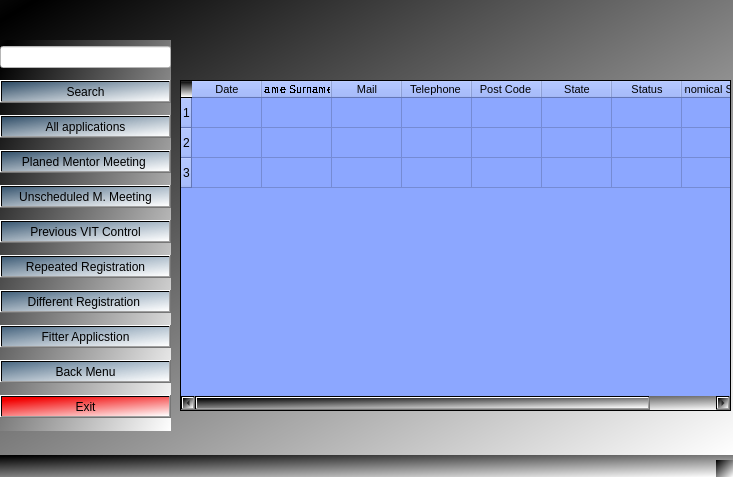
<?xml version="1.0" encoding="UTF-8"?>
<ui version="4.0">
 <class>MainWindow</class>
 <widget class="QMainWindow" name="MainWindow">
  <property name="geometry">
   <rect>
    <x>0</x>
    <y>0</y>
    <width>733</width>
    <height>477</height>
   </rect>
  </property>
  <property name="windowTitle">
   <string>MainWindow</string>
  </property>
  <property name="styleSheet">
   <string notr="true">background-color: qlineargradient(spread:reflect, x1:0.05, y1:0, x2:1, y2:1, stop:0 rgba(0, 0, 0, 255), stop:1 rgba(255, 255, 255, 255));
font: 75 11pt &quot;Arial&quot;;</string>
  </property>
  <widget class="QWidget" name="centralwidget">
   <widget class="QTableWidget" name="tableWidget">
    <property name="geometry">
     <rect>
      <x>180</x>
      <y>80</y>
      <width>551</width>
      <height>331</height>
     </rect>
    </property>
    <property name="styleSheet">
     <string notr="true">background-color: rgb(140, 167, 255);
</string>
    </property>
    <property name="frameShape">
     <enum>QFrame::Box</enum>
    </property>
    <property name="frameShadow">
     <enum>QFrame::Plain</enum>
    </property>
    <property name="showGrid">
     <bool>true</bool>
    </property>
    <property name="rowCount">
     <number>3</number>
    </property>
    <property name="columnCount">
     <number>8</number>
    </property>
    <attribute name="horizontalHeaderCascadingSectionResizes">
     <bool>false</bool>
    </attribute>
    <attribute name="horizontalHeaderDefaultSectionSize">
     <number>70</number>
    </attribute>
    <attribute name="horizontalHeaderStretchLastSection">
     <bool>false</bool>
    </attribute>
    <row/>
    <row/>
    <row/>
    <column>
     <property name="text">
      <string>Date</string>
     </property>
     <property name="font">
      <font>
       <pointsize>8</pointsize>
      </font>
     </property>
    </column>
    <column>
     <property name="text">
      <string>Name Surname </string>
     </property>
     <property name="font">
      <font>
       <family>Segoe UI</family>
       <pointsize>8</pointsize>
       <bold>false</bold>
       <stylestrategy>NoAntialias</stylestrategy>
      </font>
     </property>
    </column>
    <column>
     <property name="text">
      <string>Mail</string>
     </property>
     <property name="font">
      <font>
       <pointsize>8</pointsize>
      </font>
     </property>
    </column>
    <column>
     <property name="text">
      <string>Telephone </string>
     </property>
     <property name="font">
      <font>
       <pointsize>8</pointsize>
      </font>
     </property>
    </column>
    <column>
     <property name="text">
      <string>Post Code </string>
     </property>
     <property name="font">
      <font>
       <pointsize>8</pointsize>
      </font>
     </property>
    </column>
    <column>
     <property name="text">
      <string>State</string>
     </property>
     <property name="font">
      <font>
       <pointsize>8</pointsize>
      </font>
     </property>
    </column>
    <column>
     <property name="text">
      <string>Status</string>
     </property>
     <property name="font">
      <font>
       <pointsize>8</pointsize>
      </font>
     </property>
    </column>
    <column>
     <property name="text">
      <string>Economical Situation</string>
     </property>
     <property name="font">
      <font>
       <pointsize>8</pointsize>
      </font>
     </property>
    </column>
   </widget>
   <widget class="QWidget" name="">
    <property name="geometry">
     <rect>
      <x>0</x>
      <y>40</y>
      <width>171</width>
      <height>391</height>
     </rect>
    </property>
    <layout class="QGridLayout" name="gridLayout">
     <item row="0" column="0">
      <widget class="QLineEdit" name="lineEdit">
       <property name="styleSheet">
        <string notr="true">   
color: rgb(0, 0, 0);
background-color: white;

font: 12pt &quot;Arial&quot;;</string>
       </property>
       <property name="text">
        <string/>
       </property>
      </widget>
     </item>
     <item row="1" column="0">
      <widget class="QPushButton" name="pushButton_12">
       <property name="styleSheet">
        <string notr="true">font: 700 10pt &quot;Tahoma&quot;;
background-color: qlineargradient(spread:pad, x1:0, y1:0, x2:1, y2:1, stop:0 rgba(59, 102, 140, 175), stop:1 rgba(255, 255, 255, 255));</string>
       </property>
       <property name="text">
        <string>Search</string>
       </property>
      </widget>
     </item>
     <item row="2" column="0">
      <widget class="QPushButton" name="pushButton_14">
       <property name="styleSheet">
        <string notr="true">font: 700 10pt &quot;Tahoma&quot;;
background-color: qlineargradient(spread:pad, x1:0, y1:0, x2:1, y2:1, stop:0 rgba(59, 102, 140, 175), stop:1 rgba(255, 255, 255, 255));</string>
       </property>
       <property name="text">
        <string>All applications</string>
       </property>
      </widget>
     </item>
     <item row="3" column="0">
      <widget class="QPushButton" name="pushButton_15">
       <property name="styleSheet">
        <string notr="true">font: 700 10pt &quot;Tahoma&quot;;
background-color: qlineargradient(spread:pad, x1:0, y1:0, x2:1, y2:1, stop:0 rgba(59, 102, 140, 175), stop:1 rgba(255, 255, 255, 255));</string>
       </property>
       <property name="text">
        <string>Planed Mentor Meeting </string>
       </property>
      </widget>
     </item>
     <item row="4" column="0">
      <widget class="QPushButton" name="pushButton_13">
       <property name="styleSheet">
        <string notr="true">font: 700 10pt &quot;Tahoma&quot;;
background-color: qlineargradient(spread:pad, x1:0, y1:0, x2:1, y2:1, stop:0 rgba(59, 102, 140, 175), stop:1 rgba(255, 255, 255, 255));</string>
       </property>
       <property name="text">
        <string>Unscheduled M. Meeting</string>
       </property>
      </widget>
     </item>
     <item row="5" column="0">
      <widget class="QPushButton" name="pushButton_11">
       <property name="styleSheet">
        <string notr="true">font: 700 10pt &quot;Tahoma&quot;;
background-color: qlineargradient(spread:pad, x1:0, y1:0, x2:1, y2:1, stop:0 rgba(59, 102, 140, 175), stop:1 rgba(255, 255, 255, 255));</string>
       </property>
       <property name="text">
        <string>Previous VIT Control</string>
       </property>
      </widget>
     </item>
     <item row="6" column="0">
      <widget class="QPushButton" name="pushButton_10">
       <property name="styleSheet">
        <string notr="true">font: 700 10pt &quot;Tahoma&quot;;
background-color: qlineargradient(spread:pad, x1:0, y1:0, x2:1, y2:1, stop:0 rgba(59, 102, 140, 175), stop:1 rgba(255, 255, 255, 255));</string>
       </property>
       <property name="text">
        <string>Repeated Registration</string>
       </property>
      </widget>
     </item>
     <item row="7" column="0">
      <widget class="QPushButton" name="pushButton_8">
       <property name="styleSheet">
        <string notr="true">font: 700 10pt &quot;Tahoma&quot;;
background-color: qlineargradient(spread:pad, x1:0, y1:0, x2:1, y2:1, stop:0 rgba(59, 102, 140, 175), stop:1 rgba(255, 255, 255, 255));</string>
       </property>
       <property name="text">
        <string>Different Registration </string>
       </property>
      </widget>
     </item>
     <item row="8" column="0">
      <widget class="QPushButton" name="pushButton_9">
       <property name="styleSheet">
        <string notr="true">font: 700 10pt &quot;Tahoma&quot;;
background-color: qlineargradient(spread:pad, x1:0, y1:0, x2:1, y2:1, stop:0 rgba(59, 102, 140, 175), stop:1 rgba(255, 255, 255, 255));</string>
       </property>
       <property name="text">
        <string>Fitter Applicstion</string>
       </property>
      </widget>
     </item>
     <item row="9" column="0">
      <widget class="QPushButton" name="pushButton_16">
       <property name="styleSheet">
        <string notr="true">font: 700 10pt &quot;Tahoma&quot;;
background-color: qlineargradient(spread:pad, x1:0, y1:0, x2:1, y2:1, stop:0 rgba(59, 102, 140, 175), stop:1 rgba(255, 255, 255, 255));</string>
       </property>
       <property name="text">
        <string>Back Menu</string>
       </property>
      </widget>
     </item>
     <item row="10" column="0">
      <widget class="QPushButton" name="pushButton_17">
       <property name="styleSheet">
        <string notr="true">font: 700 10pt &quot;Tahoma&quot;;
background-color: qlineargradient(spread:pad, x1:0, y1:0, x2:1, y2:1, stop:0 rgba(59, 102, 140, 175), stop:1 rgba(255, 255, 255, 255));
background-color: qlineargradient(spread:pad, x1:0.25, y1:0, x2:1, y2:1, stop:0 rgba(242, 0, 0, 255), stop:1 rgba(255, 255, 255, 255));</string>
       </property>
       <property name="text">
        <string>Exit</string>
       </property>
      </widget>
     </item>
    </layout>
   </widget>
  </widget>
  <widget class="QStatusBar" name="statusbar"/>
 </widget>
 <resources/>
 <connections/>
</ui>
